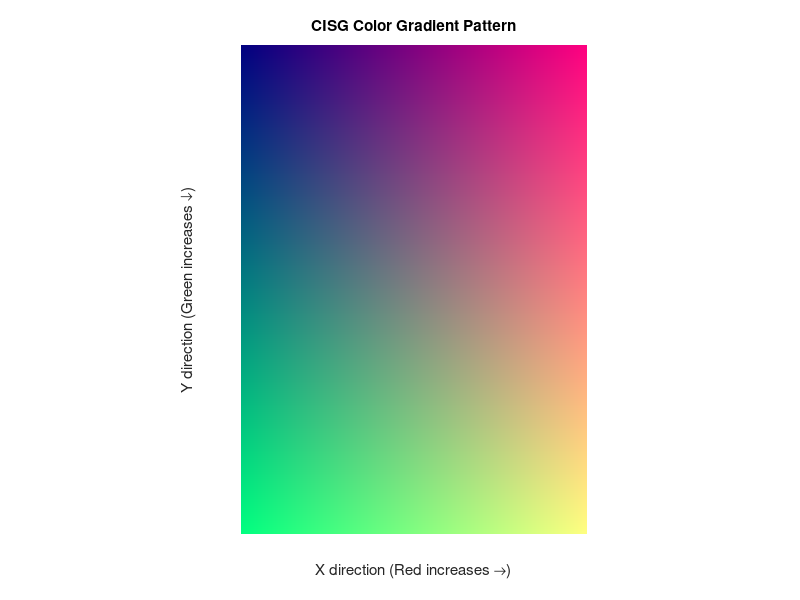

Source code (MATLAB):
%% Generate Color Imaging Slope Gauge (CISG) Pattern
% Creates a unique RGB color at each pixel position

% Calculate pixels needed for specific print size
print_width_cm = 29.7;  % A3 width in cm
print_height_cm = 42.0; % A3 height in cm
dpi = 300;              % Print resolution

width = round(print_width_cm / 2.54 * dpi);
height = round(print_height_cm / 2.54 * dpi);

% Image dimensions (pixels) - adjust to your needs
% width = 1000;   % pixels in X direction
% height = 1000;  % pixels in Y direction

% Create coordinate matrices
[X, Y] = meshgrid(1:width, 1:height);

% Normalize coordinates to 0-255 range
Red = uint8(255 * (X - 1) / (width - 1));      % Increases left to right
Green = uint8(255 * (Y - 1) / (height - 1));   % Increases bottom to top
Blue = uint8(128 * ones(height, width));       % Constant value

% Combine into RGB image
gradient_image = cat(3, Red, Green, Blue);


% %% ADD CALIBRATION MARKERS HERE (optional)
% % White squares at corners for alignment reference
% marker_size = 20;  % size in pixels
% 
% % Top-left corner
% gradient_image(1:marker_size, 1:marker_size, 1) = 255;  % Red channel
% gradient_image(1:marker_size, 1:marker_size, 2) = 255;  % Green channel
% gradient_image(1:marker_size, 1:marker_size, 3) = 255;  % Blue channel
% 
% % Top-right corner
% gradient_image(1:marker_size, (end-marker_size+1):end, 1) = 255;
% gradient_image(1:marker_size, (end-marker_size+1):end, 2) = 255;
% gradient_image(1:marker_size, (end-marker_size+1):end, 3) = 255;
% 
% % Bottom-left corner
% gradient_image((end-marker_size+1):end, 1:marker_size, 1) = 255;
% gradient_image((end-marker_size+1):end, 1:marker_size, 2) = 255;
% gradient_image((end-marker_size+1):end, 1:marker_size, 3) = 255;
% 
% % Bottom-right corner
% gradient_image((end-marker_size+1):end, (end-marker_size+1):end, 1) = 255;
% gradient_image((end-marker_size+1):end, (end-marker_size+1):end, 2) = 255;
% gradient_image((end-marker_size+1):end, (end-marker_size+1):end, 3) = 255;

% Display the gradient
figure;
imshow(gradient_image);
title('CISG Color Gradient Pattern');
xlabel('X direction (Red increases →)');
ylabel('Y direction (Green increases ↓)');

% Save as high-quality PNG for printing
imwrite(gradient_image, 'CISG_gradient.png');

% Optional: Save as TIFF for even higher quality printing
imwrite(gradient_image, 'CISG_gradient.tif', 'Compression', 'none');

fprintf('Gradient image saved!\n');
fprintf('Image size: %d x %d pixels\n', width, height);

